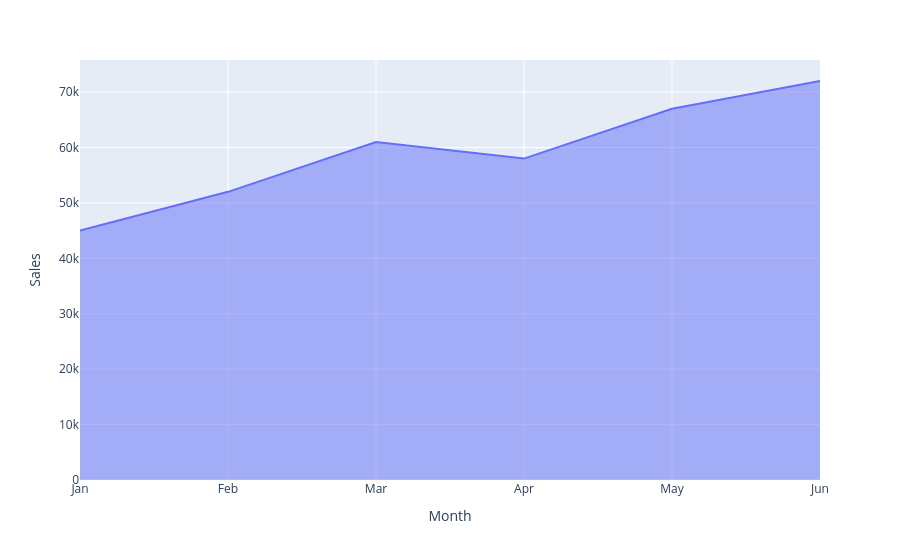

The code cell stored with this chart in its notebook:
### Markdown cell above
### Area Chart

### Code cell
fig = px.area(
    sales_data,
    x="Month",
    y="Sales"
)

fig.show()

### Figure 1 — Plotly figure (JSON) as saved in the notebook; plotly's stock layout.template omitted (floating-point values rounded to 4 significant figures)
{"data": [{"fillpattern": {"shape": ""}, "hovertemplate": "Month=%{x}<br>Sales=%{y}<extra></extra>", "legendgroup": "", "line": {"color": "#636efa"}, "marker": {"symbol": "circle"}, "mode": "lines", "name": "", "orientation": "v", "showlegend": false, "stackgroup": "1", "type": "scatter", "x": ["Jan", "Feb", "Mar", "Apr", "May", "Jun"], "xaxis": "x", "y": [45000, 52000, 61000, 58000, 67000, 72000], "yaxis": "y"}], "layout": {"legend": {"tracegroupgap": 0}, "margin": {"t": 60}, "xaxis": {"anchor": "y", "domain": [0, 1], "title": {"text": "Month"}}, "yaxis": {"anchor": "x", "domain": [0, 1], "title": {"text": "Sales"}}}}
